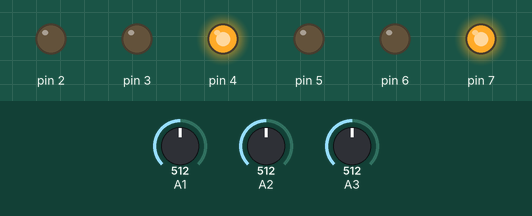
This sketch was run on a simulated Arduino Uno, built with avr-gcc and run on an emulated ATmega328P. Shown: output pins drawn as LEDs (lit = HIGH). Inputs (shaded band) come from the test bench; at power-on: A1 = 512, A2 = 512, A3 = 512. At 0.9 s the program stops and its outputs stay as they are.

Above: at 0.8 s.
0.9 s: A1 set to 15
At 2.1 s:
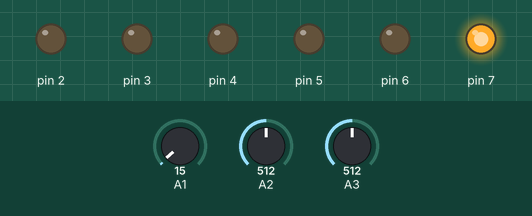
Timing chart, 0 to 2.4 s (numbered marks = the images above; inputs shaded):
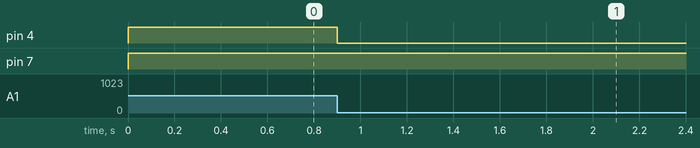

The sketch:

IR_two_sensor.ino
```cpp
//left motor d6 pos d7 neg
//right motor positive d4 neg d5
//l threshold of left
//r threshold of right
//c threshold of centre
//less then threshold white
//ir 1 threshold 50
//ir 2 threshold 50
//ir 3 threshold 50
int main(void)

{

int leftv = 25;
 DDRD=0xFF;

  Serial.begin(2000000);

  while(true)

  {

    ADMUX=0x41;

    ADCSRA=0xC7;

    while(ADCSRA&0x40){}

    int left=ADCW;


    ADMUX=0x42;

    ADCSRA=0xC7;

    while(ADCSRA&0x40){}

    int right=ADCW;

    ADMUX=0x43;

    ADCSRA=0xC7;

    while(ADCSRA&0x40){}

    int centre=ADCW;

    if(left>25&&right>25)

    {
      //Serial.println("Forward");
      PORTD=0x90;

    }

   else if(left<25&&right>25)

    {


     // Serial.println(centre);
      //Serial.println("Right");
      PORTD=0x80;
      while (!(left<25 && right <25));
     // _delay_ms(500);

    }

    else if(left>25&&right<25)

    {

      //Serial.println("Left");  Serial.println(centre);


      PORTD=0x10;
      while (!(left<25 && right <25));
      //_delay_ms(500);
    }

    /*else if(left>25&&right<25&&centre<=24)

    {

      Serial.println("Left");  Serial.println(centre);

      PORTD=0x50;

    } */
    else
    {
      PORTD = 0x90;
    }

 }

}
```

Measured:
- after the input at 0.9 s, pin 4: HIGH → LOW at once
